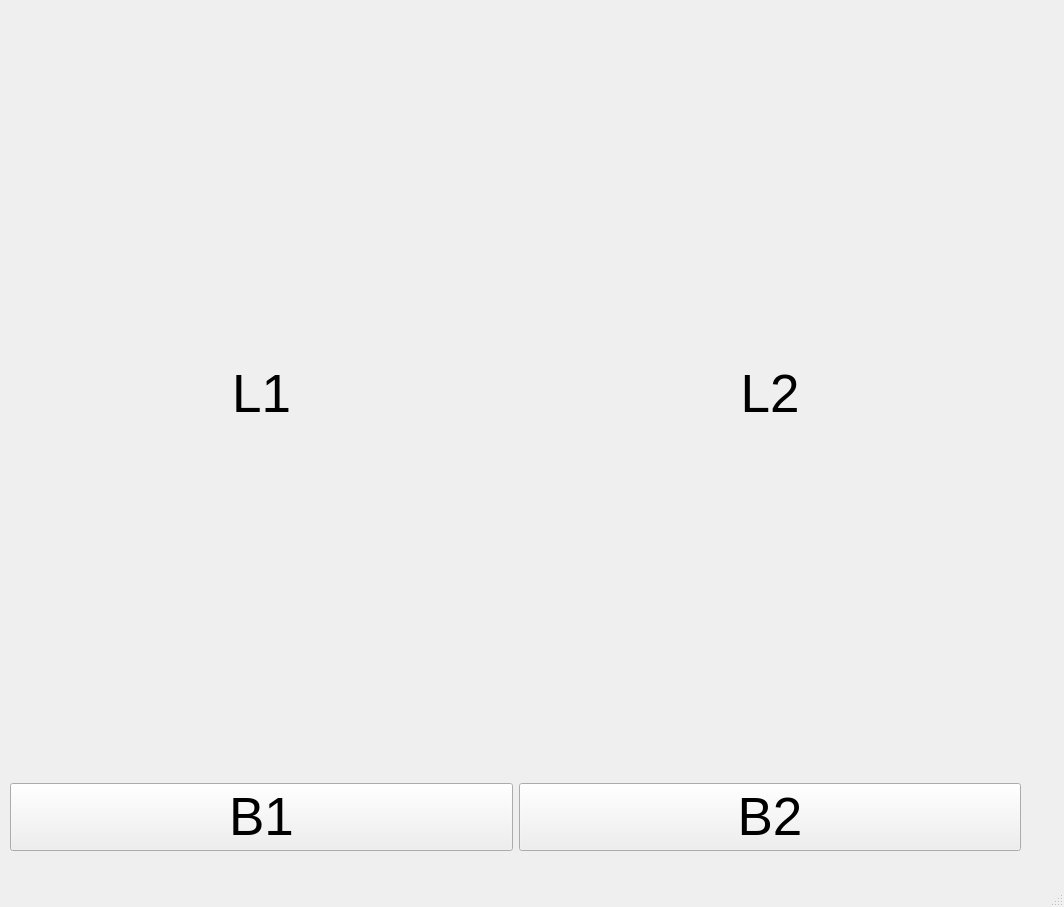
<?xml version="1.0" encoding="UTF-8"?>
<ui version="4.0">
 <class>MainWindow</class>
 <widget class="QMainWindow" name="MainWindow">
  <property name="geometry">
   <rect>
    <x>0</x>
    <y>0</y>
    <width>1064</width>
    <height>907</height>
   </rect>
  </property>
  <property name="windowTitle">
   <string>MainWindow</string>
  </property>
  <widget class="QWidget" name="centralwidget">
   <widget class="QWidget" name="gridLayoutWidget">
    <property name="geometry">
     <rect>
      <x>10</x>
      <y>10</y>
      <width>1011</width>
      <height>841</height>
     </rect>
    </property>
    <layout class="QGridLayout" name="gridLayout">
     <item row="0" column="0">
      <widget class="QLabel" name="label1">
       <property name="font">
        <font>
         <pointsize>40</pointsize>
        </font>
       </property>
       <property name="text">
        <string>L1</string>
       </property>
       <property name="alignment">
        <set>Qt::AlignCenter</set>
       </property>
      </widget>
     </item>
     <item row="0" column="1">
      <widget class="QLabel" name="label2">
       <property name="font">
        <font>
         <pointsize>40</pointsize>
        </font>
       </property>
       <property name="text">
        <string>L2</string>
       </property>
       <property name="alignment">
        <set>Qt::AlignCenter</set>
       </property>
      </widget>
     </item>
     <item row="1" column="0">
      <widget class="QPushButton" name="button1">
       <property name="font">
        <font>
         <pointsize>40</pointsize>
        </font>
       </property>
       <property name="text">
        <string>B1</string>
       </property>
      </widget>
     </item>
     <item row="1" column="1">
      <widget class="QPushButton" name="button2">
       <property name="font">
        <font>
         <pointsize>40</pointsize>
        </font>
       </property>
       <property name="text">
        <string>B2</string>
       </property>
      </widget>
     </item>
    </layout>
   </widget>
  </widget>
  <widget class="QMenuBar" name="menubar">
   <property name="geometry">
    <rect>
     <x>0</x>
     <y>0</y>
     <width>1064</width>
     <height>22</height>
    </rect>
   </property>
  </widget>
  <widget class="QStatusBar" name="statusbar"/>
 </widget>
 <resources/>
 <connections/>
</ui>
